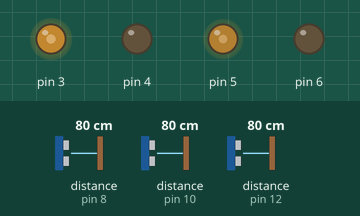
Recording of a sketch running on a simulated Arduino Leonardo, built with avr-gcc and run on an emulated ATmega32U4. On the bench: output pins drawn as LEDs (lit = HIGH). Dashed ring = blinking. Inputs (shaded band) come from the test bench; at power-on: distance to the obstacle (sensors on pin 10, pin 8, pin 12) 80 cm. What the sketch prints to the serial monitor is not drawn.

Above: at 4.2 s.
4.3 s: distance to the obstacle (sensor on pin 10) set to 7 cm
5.8 s: distance to the obstacle (sensor on pin 10) set to 4 cm
At 6.8 s:
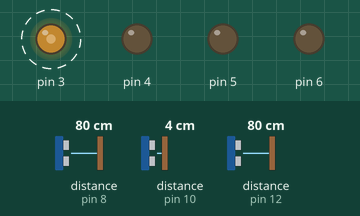
8.8 s: distance to the obstacle (sensor on pin 8) set to 22 cm
10.8 s: distance to the obstacle (sensor on pin 8) set to 19 cm
At 12.6 s:
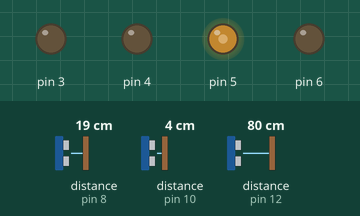
13.8 s: distance to the obstacle (sensor on pin 8) set to 35 cm
At 14.27 s:
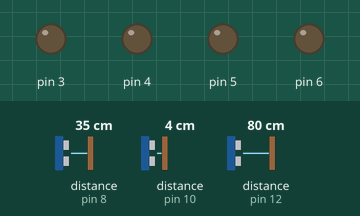
16.8 s: distance to the obstacle (sensor on pin 8) set to 2 cm
At 18.6 s:
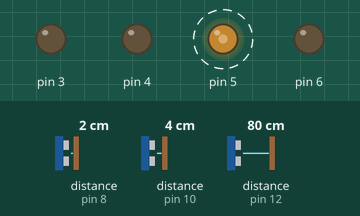
Timing chart, 0 to 20.8 s (numbered marks = the images above; inputs shaded):
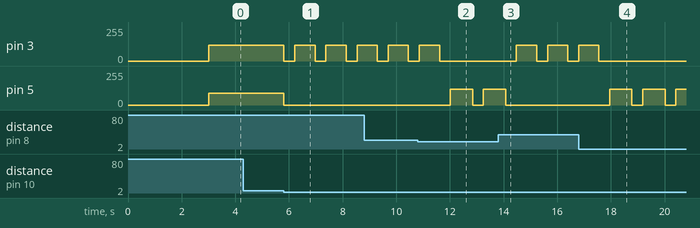

The sketch:

MazeSolver.ino
```cpp
#include "MazeSolver.h"

MazeSolver robot(5, 6, 3, 4, 9, 8, 11, 10, 13, 12);
// l1, l2, r1, r2, t1, e1, t2, e2, t3, e3

const int distance = 20;
const int minimum = 6;

int leftBoundMax = 12;
int leftBoundMin = 6;

void setup()
{
	Serial.begin(9600);
	Serial.println("Ready for Solving the maze");
	robot.speed = 120;
	robot.max_distance = 100;
	robot.leftTurnDelay = 750;
	robot.rightTurnDelay = 825;
	robot.uTurnDelay = 750;

	delay(3000);
}

void loop()
{
	robot.front = robot.frontDistance();
	robot.left = robot.leftDistance();
	robot.right = robot.rightDistance();

	if (robot.front > minimum){
		if (robot.left > leftBoundMin && robot.left < leftBoundMax){
			robot.run(robot.speed, robot.speed);
		}

		if (robot.left >= leftBoundMax){
			robot.run(robot.speed - 30, robot.speed);
		}

		if (robot.left < leftBoundMin){
			robot.run(robot.speed, robot.speed - 30);
		}
	}


	if (robot.left <= distance && robot.right > distance && robot.front < minimum) robot.rightTurn();

	if (robot.left > distance && robot.right > distance && robot.front < minimum) robot.leftTurn();

	if (robot.left <= distance && robot.front <= minimum && robot.right <= distance) robot.uTurn();

}
```

MazeSolver.cpp
```cpp
#include "MazeSolver.h"
#include "NewPing.h"


MazeSolver::MazeSolver(int l1, int l2, int r1, int r2, int t1, int e1, int t2, int e2, int t3, int e3)
{
	//Alloc memory for motors
	leftMotor = new int(2);
	rightMotor = new int(2);

	leftMotor[0] = l1;
	leftMotor[1] = l2;

	rightMotor[0] = r1;
	rightMotor[1] = r2;

	// Setting motors as output
	for (int i = 0; i < 2; i++){
		pinMode(leftMotor[i], OUTPUT);
		pinMode(rightMotor[i], OUTPUT);
	}

	// Creating sonar objects
	leftSonar = new NewPing(t1, e1, max_distance);
	frontSonar = new NewPing(t2, e2, max_distance);
	rightSonar = new NewPing(t3, e3, max_distance);


}


// Motor Driving Function
void MazeSolver::run(int l, int r)
{
	if (l >= 0 && r >= 0)
	{
		analogWrite(leftMotor[0], l);
		digitalWrite(leftMotor[1], LOW);
		analogWrite(rightMotor[0], r);
		digitalWrite(rightMotor[1], LOW);
	}

	else if (l < 0 && r < 0)
	{
		r = -r;
		l = -l;
		digitalWrite(leftMotor[0], LOW);
		analogWrite(leftMotor[1], l);
		digitalWrite(rightMotor[0], LOW);
		analogWrite(rightMotor[1], r);
	}

	else if (l > 0 && r < 0)
	{
		analogWrite(leftMotor[0], l);
		digitalWrite(leftMotor[1], LOW);
		digitalWrite(rightMotor[0], LOW);
		analogWrite(rightMotor[1], r);
	}

	else if (l < 0 && r > 0)
	{
		digitalWrite(leftMotor[0], LOW);
		analogWrite(leftMotor[1], l);
		analogWrite(rightMotor[0], r);
		digitalWrite(rightMotor[1], LOW);
	}

	else
	{
		digitalWrite(leftMotor[0], LOW);
		digitalWrite(leftMotor[1], LOW);
		digitalWrite(rightMotor[0], LOW);
		digitalWrite(rightMotor[1], LOW);
	}
}


int MazeSolver::leftDistance()
{
	return leftSonar->ping() / US_ROUNDTRIP_CM;
}

int MazeSolver::rightDistance()
{
	return rightSonar->ping() / US_ROUNDTRIP_CM;
}

int MazeSolver::frontDistance()
{
	return frontSonar->ping() / US_ROUNDTRIP_CM;
}


void MazeSolver::leftTurn()
{
	run(0, 0);
	delay(400);
	run(0, speed);
	delay(leftTurnDelay);
}

void MazeSolver::rightTurn()
{
	run(0, 0);
	delay(400);
	run(speed, 0);
	delay(rightTurnDelay);
}


void MazeSolver::uTurn()
{
	run(0, 0);
	delay(400);
	run(speed, -speed);
	delay(uTurnDelay);
}
```

MazeSolver.h
```cpp
#include "NewPing.h"


class MazeSolver
{
public:
	 //Change this things
	 int speed = 120;
	 int max_distance = 100;
	 int leftTurnDelay = 750;
	 int rightTurnDelay = 825;
	 int uTurnDelay = 750;


	 //Sonars
	 NewPing* frontSonar;
	 NewPing* leftSonar;
	 NewPing* rightSonar;


	 //Distance variables
	 int front, left, right;

	 //Motor pins
	 int* leftMotor;
	 int* rightMotor;

	 //Constructor for setting motor pins output and setting the sonars
	MazeSolver(int l1, int l2, int r1, int r2, int t1, int e1, int t2, int e2, int t3, int e3);

	void run(int l, int r);


	int leftDistance();
	int rightDistance();
	int frontDistance();


	void rightTurn();
	void leftTurn();
	void uTurn();

};
```

Measured:
- the behaviour switches between 6 and 5 cm on distance to the obstacle (sensor on pin 10) (found by bisection; images 0 and 1)
- the behaviour switches between 21 and 20 cm on distance to the obstacle (sensor on pin 8) (found by bisection; images 1 and 2)
- after the input at 4.3 s, every drawn part: stays the same
- after the input at 5.8 s, pin 3: alternates 120/255 for 0.76 s and 0/255 for 0.40 s, starting at once; pin 5: 90/255 → 0/255 at once
- after the input at 10.8 s, pin 3: goes on until 11.6 s, then stays 0/255; pin 5: 0/255 → 120/255 after 1.2 s, → 0/255 0.83 s later, → 120/255 0.40 s later
- after the input at 13.8 s, pin 3: alternates 120/255 for 0.76 s and 0/255 for 0.40 s, starting after 0.68 s; pin 5: goes on until 14.1 s, then stays 0/255
- after the input at 16.8 s, pin 3: goes on until 17.6 s, then stays 0/255; pin 5: alternates 120/255 for 0.83 s and 0/255 for 0.40 s, starting after 1.2 s
